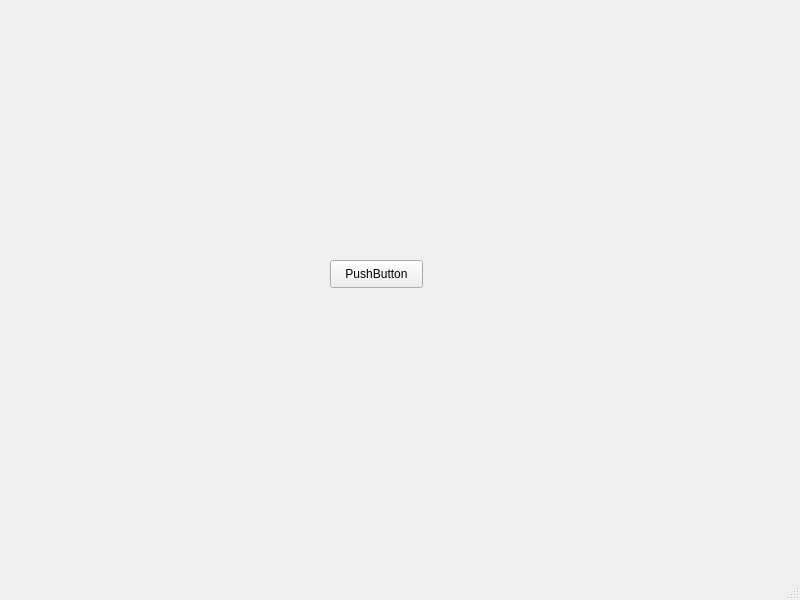
<?xml version="1.0" encoding="UTF-8"?>
<ui version="4.0">
 <class>MainWindow</class>
 <widget class="QMainWindow" name="MainWindow">
  <property name="geometry">
   <rect>
    <x>0</x>
    <y>0</y>
    <width>800</width>
    <height>600</height>
   </rect>
  </property>
  <property name="windowTitle">
   <string>MainWindow</string>
  </property>
  <widget class="QWidget" name="centralwidget">
   <widget class="QPushButton" name="btn">
    <property name="geometry">
     <rect>
      <x>330</x>
      <y>260</y>
      <width>93</width>
      <height>28</height>
     </rect>
    </property>
    <property name="text">
     <string>PushButton</string>
    </property>
   </widget>
  </widget>
  <widget class="QMenuBar" name="menubar">
   <property name="geometry">
    <rect>
     <x>0</x>
     <y>0</y>
     <width>800</width>
     <height>26</height>
    </rect>
   </property>
  </widget>
  <widget class="QStatusBar" name="statusbar"/>
 </widget>
 <resources/>
 <connections/>
</ui>
